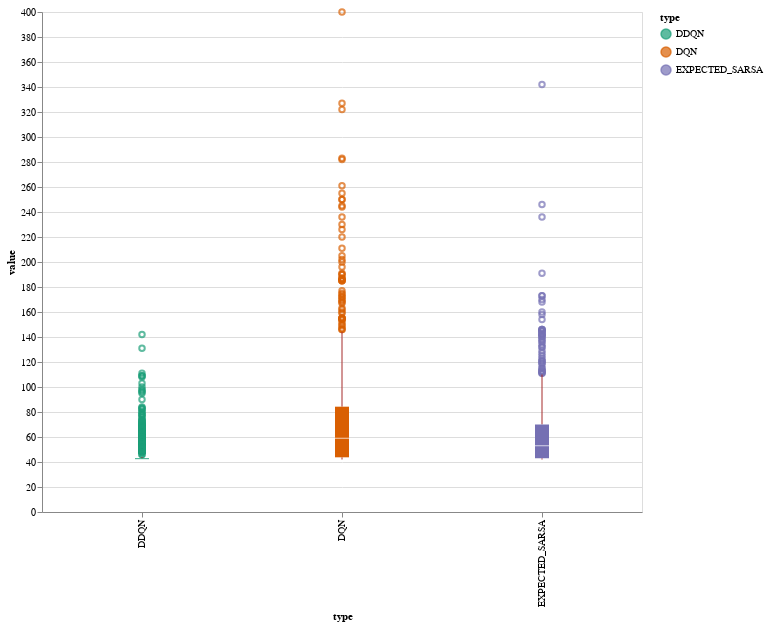

Notebook cell for this chart:
### Code cell
alt.Chart(cr_melt).mark_boxplot(color = 'brown', ).encode(
    alt.X('type:N'),
    alt.Y('value:Q'),
    alt.Color('type', scale=alt.Scale(scheme='dark2'))
).properties(
    height = 500,
    width = 600
)

### Figure 1 — Vega-Lite specification as saved in the notebook (floating-point values rounded to 4 significant figures; data arrays with more than 128 entries replaced by an {"elided": "..."} marker saying what was removed)
{"config": {"view": {"continuousWidth": 400, "continuousHeight": 300}}, "data": {"name": "data-33fd7391bab3d210be97be8a6c4bb222"}, "mark": {"type": "boxplot", "color": "brown"}, "encoding": {"color": {"type": "nominal", "field": "type", "scale": {"scheme": "dark2"}}, "x": {"type": "nominal", "field": "type"}, "y": {"type": "quantitative", "field": "value"}}, "height": 500, "width": 600, "$schema": "https://vega.github.io/schema/vega-lite/v4.8.1.json", "datasets": {"data-33fd7391bab3d210be97be8a6c4bb222": {"elided": "2844 records"}}}
